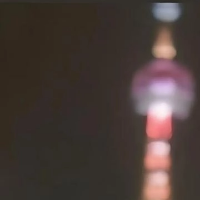
#> input picture src/assets/grid/grid-part-1.png, 200 x 200 px
$ python split_image.py ../src/assets/grid/grid-part-1.png
#> lines starting #> are read from the running program, lines starting #| are printed output that depends on the picture
#!/usr/bin/env python3
# -*- coding: utf-8 -*-
"""
将图片切分成3x3九宫格的脚本
"""
import os
from PIL import Image, ImageDraw, ImageFont, ImageFilter
import sys

# [103 lines left out: function create_cyberpunk_shinchan, not called in this run]

def split_image(image_path, output_dir='src/assets/grid'):
    """将图片切分成3x3九宫格"""
#> called with image_path = '../src/assets/grid/grid-part-1.png', output_dir = 'src/assets/grid'
    # 打开图片
    if image_path and os.path.exists(image_path):
        img = Image.open(image_path)
#> img is the input picture: PIL image 200x200 RGBA; mean R, G, B, A 73.5, 60.8, 56.7, 255
    else:
        # 如果没有提供图片，创建占位图
        print("未找到图片，正在创建赛博朋克风格占位图...")
        img = create_cyberpunk_shinchan()

    # 确保图片是正方形且尺寸合适
    # 调整大小为600x600（可以被3整除）
    img = img.resize((600, 600), Image.Resampling.LANCZOS)
#> img: PIL image 600x600 RGBA

    # 创建输出目录
    os.makedirs(output_dir, exist_ok=True)

    # 计算每个格子的尺寸
    cell_width = img.width // 3
#> cell_width = 200
    cell_height = img.height // 3
#> cell_height = 200

    # 切分图片（按行优先顺序：1-2-3, 4-5-6, 7-8-9）
    parts = []
    for row in range(3):
        for col in range(3):
            left = col * cell_width
            top = row * cell_height
            right = left + cell_width
            bottom = top + cell_height

            # 裁剪
            cell = img.crop((left, top, right, bottom))

            # 保存
            part_num = row * 3 + col + 1
            filename = f'grid-part-{part_num}.png'
            filepath = os.path.join(output_dir, filename)
            cell.save(filepath, 'PNG')
            parts.append(filepath)
            print(f"已保存: {filepath}")
#> this loop made 3 passes
#> pass 1, in split_image, `cell.save(filepath, 'PNG')`:
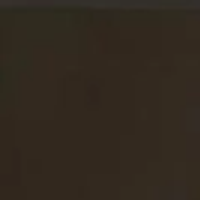
#> saved as grid-part-1.png: PIL image 200x200 RGBA; mean R, G, B, A 50.1, 41.2, 31.2, 255
#> pass 1, in split_image, `cell.save(filepath, 'PNG')`:
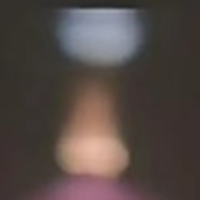
#> saved as grid-part-3.png: PIL image 200x200 RGBA; mean R, G, B, A 84, 73.1, 69.5, 255
#> after the loop:
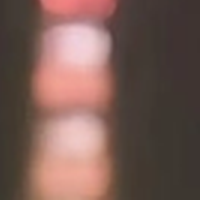
#> cell: PIL image 200x200 RGBA; mean R, G, B, A 120.4, 92, 84.7, 255
#> after the loop, parts = 9 items, first 6: 'src/assets/grid/grid-part-1.png', 'src/assets/grid/grid-part-2.png', 'src/assets/grid/grid-part-3.png', 'src/assets/grid/grid-part-4.png', 'src/assets/grid/grid-part-5.png', 'src/assets/grid/grid-part-6.png'

    print(f"\n成功切分图片为9部分！")
    print(f"输出目录: {output_dir}")
#| 输出目录: src/assets/grid
    return parts

if __name__ == '__main__':
    # 如果提供了图片路径，使用它；否则创建占位图
    image_path = sys.argv[1] if len(sys.argv) > 1 else None
    split_image(image_path)

$ run again, on src/assets/grid/grid-part-4.png
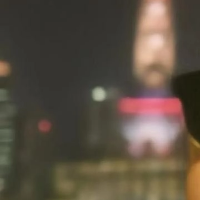
#> input picture src/assets/grid/grid-part-4.png, 200 x 200 px
#> in split_image, img is the input picture: PIL image 200x200 RGBA; mean R, G, B, A 90.9, 79.4, 66.4, 255
#> img: PIL image 600x600 RGBA
#> the loop in split_image, `for row in range(3):` made 3 passes
#> pass 1, in split_image, `cell.save(filepath, 'PNG')`:
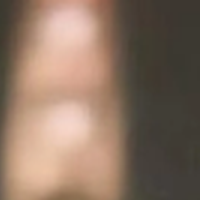
#> saved as grid-part-3.png: PIL image 200x200 RGBA; mean R, G, B, A 139, 115.3, 98.7, 255
#> after the loop in split_image, `for row in range(3):`:
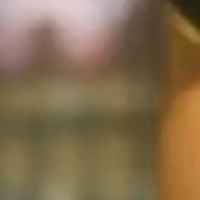
#> cell: PIL image 200x200 RGBA; mean R, G, B, A 132.1, 109.4, 78.7, 255
#> after the loop in split_image, `for row in range(3):`: parts = 9 items, first 6: 'src/assets/grid/grid-part-1.png', 'src/assets/grid/grid-part-2.png', 'src/assets/grid/grid-part-3.png', 'src/assets/grid/grid-part-4.png', 'src/assets/grid/grid-part-5.png', 'src/assets/grid/grid-part-6.png'
#| 输出目录: src/assets/grid
